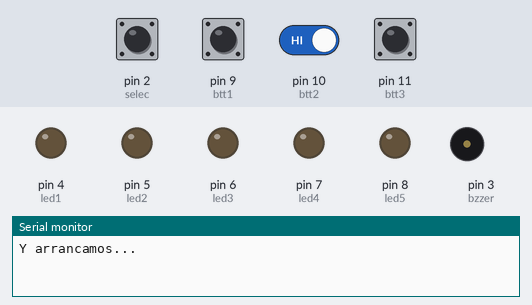
The sketch below on a simulated Arduino Uno, built with avr-gcc and run on an emulated ATmega328P. On the bench: output pins drawn as LEDs (lit = HIGH), buzzer (waves = sounding), the last lines printed to the serial monitor. The test bench sets the inputs (shaded band); at power-on: pin 2 (selec), pin 9 (btt1), pin 10 (btt2), pin 11 (btt3) HIGH.

Above: at 1.2 s.
1.3 s: pin 2 (selec) pulled LOW for 1 s
At 2.2 s:
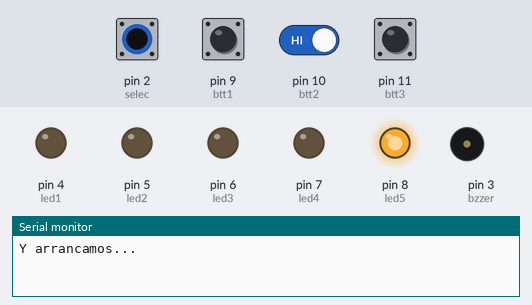
3.9 s: pin 2 (selec) pulled LOW for 1 s
At 4.3 s:
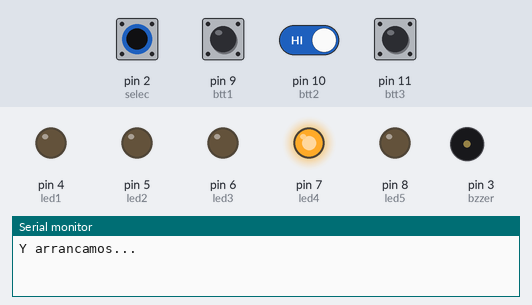
9.9 s: pin 2 (selec) driven LOW and pin 10 (btt2) driven LOW
At 12.5 s:
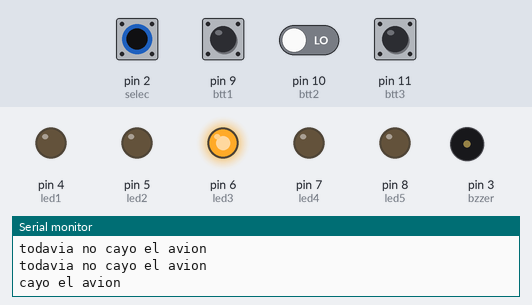
12.9 s: pin 2 (selec) driven HIGH
At 13.6 s:
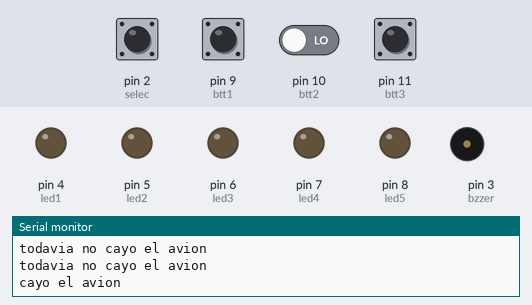
Timing chart, 0 to 15.5 s (numbered marks = the images above; inputs shaded):
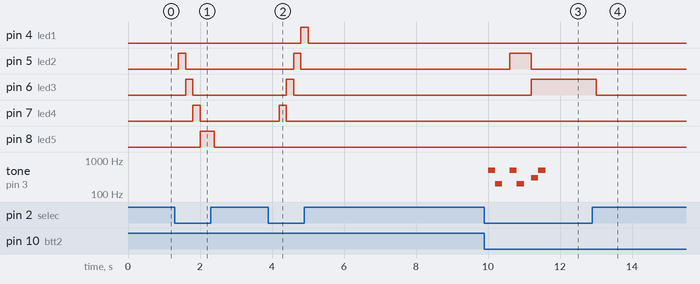

Measured:
- after the input at 1.3 s, pin 5 (led2): LOW → HIGH after 0.10 s, → LOW 0.20 s later; pin 6 (led3): LOW → HIGH after 0.30 s, → LOW 0.20 s later; pin 7 (led4): LOW → HIGH after 0.50 s, → LOW 0.20 s later; pin 8 (led5): LOW → HIGH after 0.70 s, → LOW 0.40 s later
- after the input at 3.9 s, pin 4 (led1): LOW → HIGH after 0.90 s, → LOW 0.20 s later; pin 5 (led2): LOW → HIGH after 0.70 s, → LOW 0.20 s later; pin 6 (led3): LOW → HIGH after 0.50 s, → LOW 0.20 s later; pin 7 (led4): LOW → HIGH after 0.30 s, → LOW 0.20 s later
- after the input at 9.9 s, pin 5 (led2): LOW → HIGH after 0.70 s, → LOW 0.60 s later; pin 6 (led3): LOW → HIGH after 1.3 s; tone on pin 3 (bzzer): plays 500 Hz for 0.20 s, 200 Hz for 0.20 s, 500 Hz for 0.20 s, 200 Hz for 0.20 s, 300 Hz for 0.20 s, 500 Hz for 0.20 s, starting after 0.10 s
- after the input at 12.9 s, pin 6 (led3): HIGH → LOW after 0.10 s

The sketch:

AirWars_controlador_arduino.ino
```cpp
int selec = 2;
int bzzer = 3;
int led1 = 4;
int led2 = 5;
int led3 = 6;
int led4 = 7;
int led5 = 8;
int btt1 = 9;
int btt2 = 10;
int btt3 = 11;

bool hit = false;
bool dir = true;
int pos = 1;

void setup() {
  pinMode(selec,INPUT_PULLUP);

  pinMode(bzzer, OUTPUT);

  pinMode(led1,OUTPUT);
  pinMode(led2,OUTPUT);
  pinMode(led3,OUTPUT);
  pinMode(led4,OUTPUT);
  pinMode(led5,OUTPUT);

  pinMode(btt1,INPUT_PULLUP);
  pinMode(btt2,INPUT_PULLUP);
  pinMode(btt3,INPUT_PULLUP);

  Serial.begin(9600);
  Serial.println("Y arrancamos...");
}

void loop() {
  if(digitalRead(selec) == LOW){
    if(!hit){
      //Serial.println("el switch esta activado");
      if(dir){
        switch(pos){
          case 1:
            digitalWrite(led1,LOW);
            digitalWrite(led2,HIGH);
            pos += 1;
            break;
          case 2:
            digitalWrite(led2,LOW);
            digitalWrite(led3,HIGH);
            pos += 1;
            break;
          case 3:
            digitalWrite(led3,LOW);
            digitalWrite(led4,HIGH);
            pos += 1;
            break;
          case 4:
            digitalWrite(led4,LOW);
            digitalWrite(led5,HIGH);
            pos += 1;
            break;
          case 5:
            dir = false;
            pos += 1;
            break;
          default:
            break;
        }

      }else{
        switch(pos){
          case 1:
            dir = true;
            break;
          case 2:
            digitalWrite(led1,HIGH);
            digitalWrite(led2,LOW);
            pos -= 1;
            break;
          case 3:
            digitalWrite(led2,HIGH);
            digitalWrite(led3,LOW);
            pos -= 1;
            break;
          case 4:
            digitalWrite(led3,HIGH);
            digitalWrite(led4,LOW);
            pos -= 1;
            break;
          case 5:
            digitalWrite(led4,HIGH);
            digitalWrite(led5,LOW);
            pos -= 1;
            break;
          default:
            pos -= 1;
            break;
        }


      }
      if(digitalRead(btt2) == LOW ){
        if(digitalRead(led3) == HIGH){
          hit = true;
          tone(bzzer,300);
          delay(200);
          tone(bzzer,500);
          delay(200);
          noTone(bzzer);
          Serial.println("cayo el avion");

        }else{
          tone(bzzer,500);
          delay(200);
          tone(bzzer,200);
          delay(200);
          noTone(bzzer);
          Serial.println("todavia no cayo el avion");
        }
      }
    }
  }else{
    reset();
    if(digitalRead(btt1)== LOW){
      Serial.println("L");
    }
    if(digitalRead(btt3)== LOW){
      Serial.println("R");
    }
  }

  delay(200);
}

void reset(){
  hit = false;
  digitalWrite(led1,LOW);
  digitalWrite(led2,LOW);
  digitalWrite(led3,LOW);
  digitalWrite(led4,LOW);
  digitalWrite(led5,LOW);
}
```
